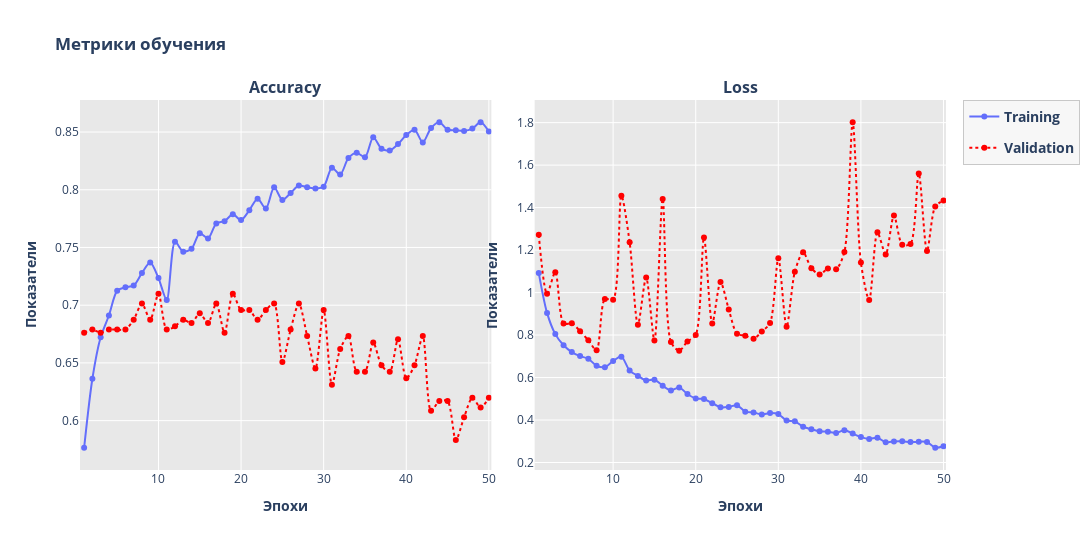

The notebook cell this image was saved under:
### Code cell
import plotly.graph_objects as go
from plotly.subplots import make_subplots
import plotly.offline as py

acc_plot = hist_cnn_with_batch.history['accuracy']
ls_plot = hist_cnn_with_batch.history['loss']

val_acc_plot = hist_cnn_with_batch.history['val_accuracy']

val_ls_plot = hist_cnn_with_batch.history['val_loss']
epochs = list(range(1, len(acc_plot) + 1))

fig = make_subplots(rows=1, cols=2, subplot_titles=("<b>Accuracy</b>", "<b>Loss</b>",), horizontal_spacing=0.05)

# Accuracy
fig.add_trace(go.Scatter(x=list(epochs), y=acc_plot, legendgroup='<b>Training</b>', name='<b>Training</b>',
                            line=dict(shape='spline', smoothing=0.8, color='#636efb'), mode='markers+lines', marker=dict(color='#636efb')), row=1, col=1)
fig.add_trace(go.Scatter(x=list(epochs), y=val_acc_plot, legendgroup='<b>Validation</b>', name='<b>Validation</b>',
                            line=dict(shape='spline', smoothing=0.8, dash='dot', color='red'), mode='markers+lines', marker=dict(color='red')), row=1, col=1)

# Loss
fig.add_trace(go.Scatter(x=list(epochs), y=ls_plot, legendgroup='<b>Training</b>', name='<b>Training</b>', showlegend=False,
                            line=dict(shape='spline', smoothing=0.8, color='#636efb'), mode='markers+lines', marker=dict(color='#636efb')), row=1, col=2)
fig.add_trace(go.Scatter(x=list(epochs), y=val_ls_plot, legendgroup='<b>Validation</b>', name='<b>Validation</b>', showlegend=False,
                            line=dict(shape='spline', smoothing=0.8, dash='dot', color='red'), mode='markers+lines', marker=dict(color='red')), row=1, col=2)


fig.update_traces(hovertemplate='Epoch: %{x}<br>Value: %{y}')

fig.update_yaxes(title_text="<b>Показатели</b>")
fig.update_xaxes(title_text="<b>Эпохи</b>")
fig.update_layout(legend=dict(font=dict(size=14), bgcolor='lightgray'))


fig.update_layout(
    height=550, 
    width=2000, 
    title_text="<b>Метрики обучения</b>",
    legend=dict(
        font=dict(size=14),
        bgcolor='rgba(240, 240, 240, 0.5)',
        bordercolor='rgba(200, 200, 200, 1)',
        borderwidth=1,
    ),
    plot_bgcolor='rgba(210, 210, 210, 0.5)',
    
    # paper_bgcolor='rgba(250, 250, 250, 1)'
)
fig.update_xaxes(range=[0.5, max(epochs)+0.3])
py.plot(fig, filename=r'C:\My_projects\nuke\metrics\plotly\CNN_with_BatchNormalization_metrics_accuracy_and_loss.html')
fig.write_image(r"C:\My_projects\nuke\metrics\plotly\CNN_with_BatchNormalization_metrics_accuracy_and_loss.svg")
fig.show()

### Figure 1 — Plotly figure (JSON) as saved in the notebook; plotly's stock layout.template omitted (floating-point values rounded to 4 significant figures)
{"data": [{"hovertemplate": "Epoch: %{x}<br>Value: %{y}", "legendgroup": "<b>Training</b>", "line": {"color": "#636efb", "shape": "spline", "smoothing": 0.8}, "marker": {"color": "#636efb"}, "mode": "markers+lines", "name": "<b>Training</b>", "type": "scatter", "x": [1, 2, 3, 4, 5, 6, 7, 8, 9, 10, 11, 12, 13, 14, 15, 16, 17, 18, 19, 20, 21, 22, 23, 24, 25, 26, 27, 28, 29, 30, 31, 32, 33, 34, 35, 36, 37, 38, 39, 40, 41, 42, 43, 44, 45, 46, 47, 48, 49, 50], "xaxis": "x", "y": [0.5765, 0.6363, 0.6721, 0.6911, 0.7125, 0.7155, 0.717, 0.728, 0.7369, 0.7235, 0.7045, 0.7549, 0.7464, 0.7489, 0.7623, 0.7578, 0.7708, 0.7728, 0.7788, 0.7738, 0.7823, 0.7922, 0.7838, 0.8022, 0.7912, 0.7972, 0.8037, 0.8022, 0.8012, 0.8027, 0.8191, 0.8132, 0.8276, 0.8321, 0.8281, 0.8455, 0.8356, 0.8341, 0.8396, 0.8475, 0.852, 0.8411, 0.8535, 0.8585, 0.852, 0.8515, 0.851, 0.853, 0.8585, 0.8505], "yaxis": "y"}, {"hovertemplate": "Epoch: %{x}<br>Value: %{y}", "legendgroup": "<b>Validation</b>", "line": {"color": "red", "dash": "dot", "shape": "spline", "smoothing": 0.8}, "marker": {"color": "red"}, "mode": "markers+lines", "name": "<b>Validation</b>", "type": "scatter", "x": [1, 2, 3, 4, 5, 6, 7, 8, 9, 10, 11, 12, 13, 14, 15, 16, 17, 18, 19, 20, 21, 22, 23, 24, 25, 26, 27, 28, 29, 30, 31, 32, 33, 34, 35, 36, 37, 38, 39, 40, 41, 42, 43, 44, 45, 46, 47, 48, 49, 50], "xaxis": "x", "y": [0.6761, 0.6789, 0.6761, 0.6789, 0.6789, 0.6789, 0.6873, 0.7014, 0.6873, 0.7099, 0.6789, 0.6817, 0.6873, 0.6845, 0.693, 0.6845, 0.7014, 0.6761, 0.7099, 0.6958, 0.6958, 0.6873, 0.6958, 0.7014, 0.6507, 0.6789, 0.7014, 0.6732, 0.6451, 0.6958, 0.631, 0.662, 0.6732, 0.6423, 0.6423, 0.6676, 0.6479, 0.6423, 0.6704, 0.6366, 0.6479, 0.6732, 0.6085, 0.6169, 0.6169, 0.5831, 0.6028, 0.6197, 0.6113, 0.6197], "yaxis": "y"}, {"hovertemplate": "Epoch: %{x}<br>Value: %{y}", "legendgroup": "<b>Training</b>", "line": {"color": "#636efb", "shape": "spline", "smoothing": 0.8}, "marker": {"color": "#636efb"}, "mode": "markers+lines", "name": "<b>Training</b>", "showlegend": false, "type": "scatter", "x": [1, 2, 3, 4, 5, 6, 7, 8, 9, 10, 11, 12, 13, 14, 15, 16, 17, 18, 19, 20, 21, 22, 23, 24, 25, 26, 27, 28, 29, 30, 31, 32, 33, 34, 35, 36, 37, 38, 39, 40, 41, 42, 43, 44, 45, 46, 47, 48, 49, 50], "xaxis": "x2", "y": [1.092, 0.9044, 0.8045, 0.7519, 0.7199, 0.7011, 0.6885, 0.6556, 0.649, 0.6779, 0.6984, 0.6326, 0.6079, 0.5858, 0.5901, 0.5614, 0.5396, 0.5531, 0.5225, 0.5015, 0.4994, 0.4793, 0.4599, 0.4618, 0.4696, 0.4396, 0.4352, 0.426, 0.4328, 0.4282, 0.3978, 0.394, 0.369, 0.3563, 0.3476, 0.3451, 0.3393, 0.352, 0.3364, 0.3198, 0.3112, 0.3168, 0.295, 0.2995, 0.3, 0.2963, 0.2981, 0.2966, 0.2696, 0.2764], "yaxis": "y2"}, {"hovertemplate": "Epoch: %{x}<br>Value: %{y}", "legendgroup": "<b>Validation</b>", "line": {"color": "red", "dash": "dot", "shape": "spline", "smoothing": 0.8}, "marker": {"color": "red"}, "mode": "markers+lines", "name": "<b>Validation</b>", "showlegend": false, "type": "scatter", "x": [1, 2, 3, 4, 5, 6, 7, 8, 9, 10, 11, 12, 13, 14, 15, 16, 17, 18, 19, 20, 21, 22, 23, 24, 25, 26, 27, 28, 29, 30, 31, 32, 33, 34, 35, 36, 37, 38, 39, 40, 41, 42, 43, 44, 45, 46, 47, 48, 49, 50], "xaxis": "x2", "y": [1.272, 0.995, 1.096, 0.8539, 0.8551, 0.8179, 0.7752, 0.7291, 0.9699, 0.9663, 1.456, 1.236, 0.8489, 1.071, 0.7741, 1.441, 0.7676, 0.7265, 0.7698, 0.8003, 1.259, 0.8545, 1.049, 0.9209, 0.8062, 0.7973, 0.7821, 0.8171, 0.8566, 1.161, 0.8389, 1.098, 1.19, 1.115, 1.086, 1.113, 1.11, 1.192, 1.802, 1.141, 0.9649, 1.283, 1.18, 1.363, 1.226, 1.229, 1.561, 1.196, 1.405, 1.434], "yaxis": "y2"}], "layout": {"annotations": [{"font": {"size": 16}, "showarrow": false, "text": "<b>Accuracy</b>", "x": 0.2375, "xanchor": "center", "xref": "paper", "y": 1, "yanchor": "bottom", "yref": "paper"}, {"font": {"size": 16}, "showarrow": false, "text": "<b>Loss</b>", "x": 0.7625, "xanchor": "center", "xref": "paper", "y": 1, "yanchor": "bottom", "yref": "paper"}], "height": 550, "legend": {"bgcolor": "rgba(240, 240, 240, 0.5)", "bordercolor": "rgba(200, 200, 200, 1)", "borderwidth": 1, "font": {"size": 14}}, "plot_bgcolor": "rgba(210, 210, 210, 0.5)", "title": {"text": "<b>Метрики обучения</b>"}, "width": 2000, "xaxis": {"anchor": "y", "domain": [0, 0.475], "range": [0.5, 50.3], "title": {"text": "<b>Эпохи</b>"}}, "xaxis2": {"anchor": "y2", "domain": [0.525, 1], "range": [0.5, 50.3], "title": {"text": "<b>Эпохи</b>"}}, "yaxis": {"anchor": "x", "domain": [0, 1], "title": {"text": "<b>Показатели</b>"}}, "yaxis2": {"anchor": "x2", "domain": [0, 1], "title": {"text": "<b>Показатели</b>"}}}}
